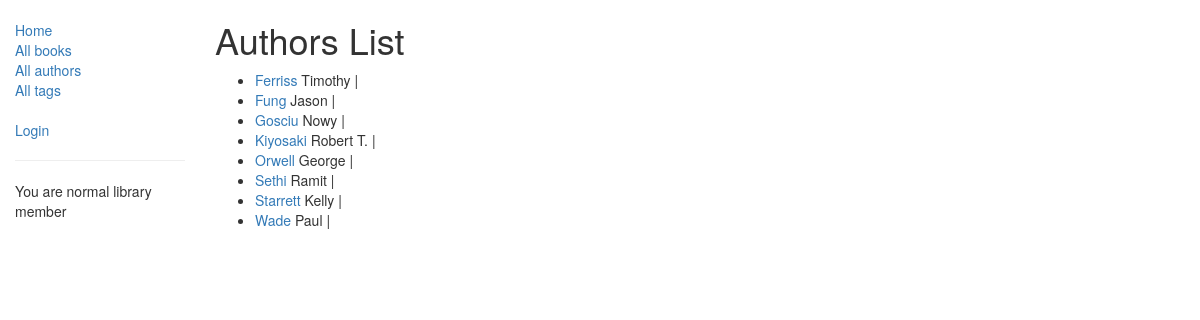
The app's page /libraryapp/authors/ with its own data.
### libraryapp/models.py (models this page shows, shortened)
class Author(models.Model):
    first_name = models.CharField(max_length=100)
    last_name = models.CharField(max_length=100)
    class Meta:
        ordering = ["last_name","first_name"]
    def get_absolute_url(self):
        return reverse('author-detail', args=[str(self.id)])

### libraryapp/views.py (the view)
# urls.py: path('authors/', views.AuthorListView.as_view(), name='authors'),
class AuthorListView(generic.ListView):
    model = Author
    paginate_by = 10

### libraryapp/templates/libraryapp/author_list.html (shortened to what this page needs)
{% extends "base_generic.html" %}
{% block content %}
    <h1>Authors List</h1>
    {% if author_list %}
    <ul>
      {% for author in author_list %}
      <li>
        <a href="{{ author.get_absolute_url }}">{{ author.last_name }}</a> {{ author.first_name }} |
      </li>
      {% endfor %}
    </ul>
    {% else %}
      <p>There are no books in the library.</p>
    {% endif %}
{% endblock %}

### records on screen
Author: last_name "Ferriss", first_name "Timothy"
Author: last_name "Fung", first_name "Jason"
Author: last_name "Gosciu", first_name "Nowy"
Author: last_name "Kiyosaki", first_name "Robert T."
Author: last_name "Orwell", first_name "George"
Author: last_name "Sethi", first_name "Ramit"
Author: last_name "Starrett", first_name "Kelly"
Author: last_name "Wade", first_name "Paul"
